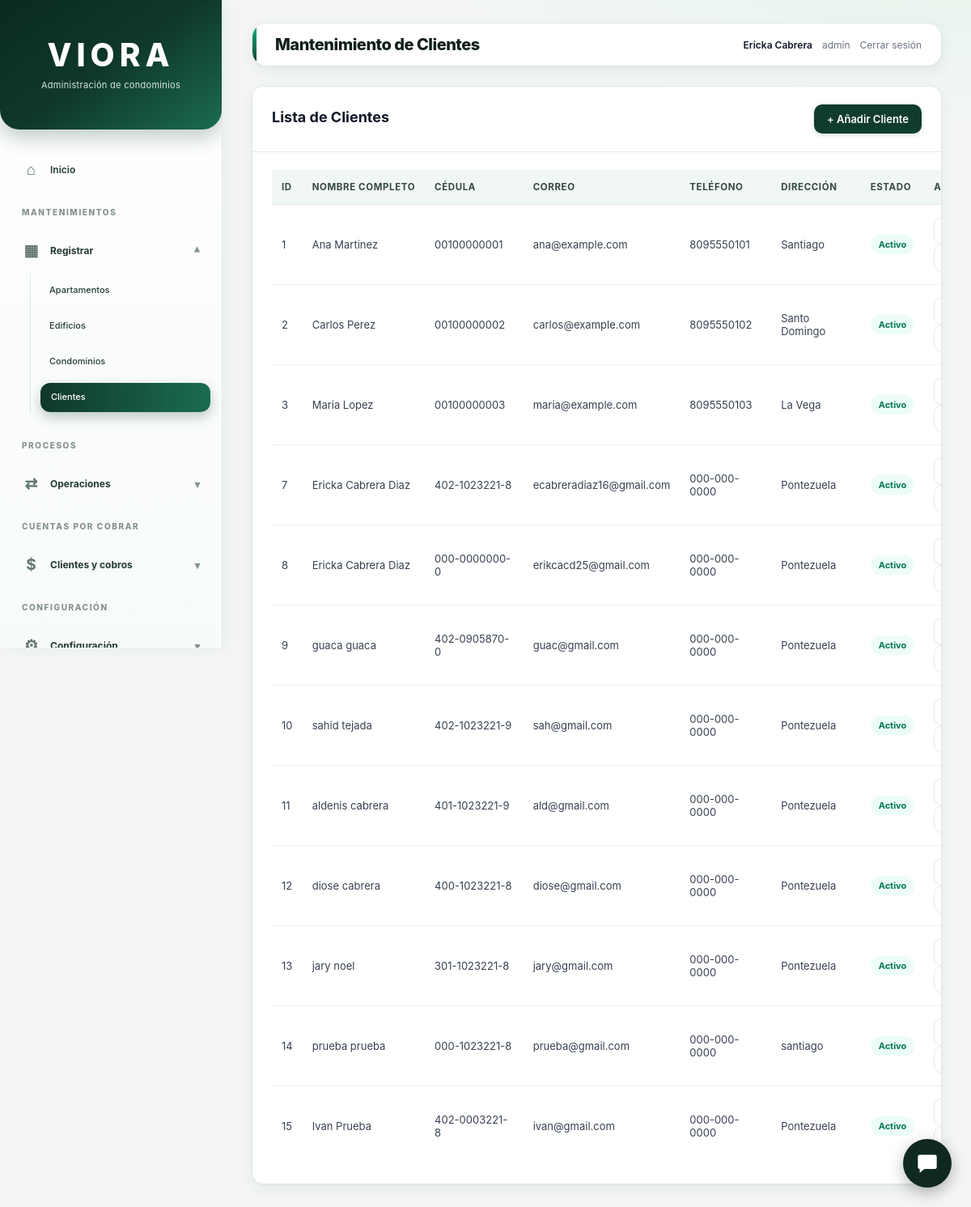
The app's page /Viora/mantenimientos/clientes.php (signed in) with its own data.
### tables this page shows
CREATE TABLE `persona` (
  `id_personas` bigint(20) NOT NULL,
  `nombres` varchar(100) NOT NULL,
  `apellidos` varchar(100) NOT NULL,
  `cedula` varchar(20) DEFAULT NULL,
  `correo` varchar(120) DEFAULT NULL,
  `telefono` varchar(40) DEFAULT NULL,
  `direccion` varchar(255) DEFAULT NULL,
  `fecha_registro` timestamp NOT NULL DEFAULT current_timestamp(),
  `activo` tinyint(1) DEFAULT 1
);

### Viora/mantenimientos/clientes.php (the view, shortened to what this page needs)
<?php
require_once '../conf/conexion.php';
$nombre = $_SESSION['nombre_usuario'] ?? 'Usuario';
$usuario = $_SESSION['usuario'] ?? '';
function esc($valor) {
    return htmlspecialchars(
        (string)($valor ?? ''),
        ENT_QUOTES,
        'UTF-8'
    );
}
$result = $conexion->query(
    'SELECT id_personas, nombres, apellidos,
            cedula, correo, telefono, direccion,
            fecha_registro, activo
     FROM persona
     ORDER BY id_personas ASC'
);
?>
<!DOCTYPE html>
<html lang="es">
<head>
    <link rel="stylesheet"
          href="../estilos/styleP.css?v=6">
</head>
<body>
<div class="diseño">
    <?php
    require_once __DIR__ . '/menu_lateral.php';
    ?>
    <main class="contenido">
        <header class="contenido__superior">
            <h1 class="titulo">
                Mantenimiento de Clientes
            </h1>
            <div class="filtros"
                 role="group"
                 aria-label="Usuario actual">
                <span class="filtro filtro--activo">
                    <?= esc($nombre) ?>
                </span>
                <span class="filtro">
                    <?= esc($usuario) ?>
                </span>
                <a href="../login/logout.php"
                   class="filtro"
                   style="text-decoration:none;">
                    Cerrar sesión
                </a>
            </div>
        </header>
        <section class="modulo">
            <div class="modulo__header">
                <h2 class="modulo__titulo">
                    Lista de Clientes
                </h2>
                <button type="button"
                        id="btnNuevo"
                        class="btn-primario">
                    + Añadir Cliente
                </button>
            </div>
            <div class="modulo__cuerpo tabla-contenedor">
                <table class="tabla">
                    <thead>
                        <tr>
                            <th>ID</th>
                            <th>Nombre completo</th>
                            <th>Cédula</th>
                            <th>Correo</th>
                            <th>Teléfono</th>
                            <th>Dirección</th>
                            <th>Estado</th>
                            <th>Acciones</th>
                        </tr>
                    </thead>
                    <tbody>
                    <?php if ($result && $result->num_rows > 0): ?>
                        <?php while ($row = $result->fetch_assoc()): ?>
                            <tr>
                                <td>
                                    <?= (int)$row['id_personas'] ?>
                                </td>
                                <td>
                                    <?= esc(
                                        $row['nombres'] . ' ' .
                                        $row['apellidos']
                                    ) ?>
                                </td>
                                <td>
                                    <?= esc($row['cedula'] ?: '—') ?>
                                </td>
                                <td>
                                    <?= esc($row['correo'] ?: '—') ?>
                                </td>
                                <td>
                                    <?= esc($row['telefono'] ?: '—') ?>
                                </td>
                                <td>
                                    <?= esc($row['direccion'] ?: '—') ?>
                                </td>
                                <td>
                                    <span class="badge <?= $row['activo'] ? 'badge--activo' : 'badge--inactivo' ?>">
                                        <?= $row['activo'] ? 'Activo' : 'Inactivo' ?>
                                    </span>
                                </td>
                                <td class="tabla__acciones">
                                    <button type="button"
                                            class="btn-icono btn-icono--editar btn-edit"
                                            data-id="<?= (int)$row['id_personas'] ?>"
                                            title="Editar cliente"
                                            aria-label="Editar cliente">
                                    </button>
                                    <button type="button"
                                            class="btn-icono btn-icono--eliminar btn-delete"
                                            data-id="<?= (int)$row['id_personas'] ?>"
                                            title="Eliminar cliente"
                                            aria-label="Eliminar cliente">
                                    </button>
                                </td>
                            </tr>
                        <?php endwhile; ?>
                    <?php endif; ?>
                    </tbody>
                </table>
            </div>
        </section>
    </main>
</div>
</body>
</html>

### Viora/estilos/styleP.css (style rules this page uses)
:root { --fondo: #f4f5f7; --panel: #ffffff; --texto: #111827; --tenue: #6b7280; --borde: #e5e7eb; --sombra: 0 4px 20px rgba(0, 0, 0, .04); --lateral-fondo: #ffffff; --lateral-texto: #374151; --lateral-hover: #f3f4f6; --lateral-activo: #0f291e; --lateral-activo-texto: #ffffff; --color-primario: #0f291e; --verde-esmeralda: #10b981; }
*, *::before, *::after { box-sizing: border-box; }
html, body { height: 100%; margin: 0; padding: 0; }
body { font-family: -apple-system, BlinkMacSystemFont, "Segoe UI", Roboto, Helvetica, Arial, sans-serif; color: var(--texto); background: var(--fondo); -webkit-font-smoothing: antialiased; }
.diseño { display: flex; min-height: 100vh; }
.contenido { flex: 1; padding: 24px 32px; overflow-y: auto; min-width: 0; }
.contenido__superior { display: flex; align-items: center; justify-content: space-between; gap: 20px; margin-bottom: 24px; background: var(--panel); padding: 14px 22px; border-radius: 16px; border: 1px solid var(--borde); box-shadow: var(--sombra); }
.contenido__superior .titulo { margin: 0; font-size: 20px; font-weight: 800; color: var(--texto); }
.filtros { display: flex; align-items: center; gap: 12px; }
.filtro { font-size: 12px; color: var(--tenue); }
.filtro--activo { font-weight: 600; color: var(--texto); }
.modulo { background: var(--panel); border: 1px solid var(--borde); border-radius: 16px; box-shadow: var(--sombra); overflow: hidden; }
.modulo__header { display: flex; justify-content: space-between; align-items: center; flex-wrap: wrap; gap: 16px; padding: 22px 24px; border-bottom: 1px solid var(--borde); }
.modulo__titulo { margin: 0 0 6px; color: var(--texto); font-size: 18px; font-weight: 700; }
.modulo__cuerpo { padding: 22px 24px; overflow-x: auto; }
.tabla { width: 100%; min-width: 900px; border-collapse: collapse; text-align: left; }
.tabla thead th { padding: 14px 12px; background: #0F382B; color: #FFFFFF; font-size: 11px; font-weight: 700; text-transform: uppercase; letter-spacing: .4px; white-space: nowrap; }
.tabla tbody td { padding: 15px 12px; border-bottom: 1px solid #edf0f2; color: #374151; font-size: 13px; vertical-align: middle; }
.tabla tbody tr:last-child td { border-bottom: none; }
.btn-icono { display: inline-flex; align-items: center; justify-content: center; width: 34px; height: 34px; padding: 0; border: 1px solid var(--borde); border-radius: 999px; background: #ffffff; cursor: pointer; font-size: 15px; }
.btn-edit { color: #0f766e; }
.btn-delete { color: #dc2626; }
.badge { display: inline-block; padding: 5px 10px; border-radius: 999px; font-size: 11px; font-weight: 700; white-space: nowrap; }
.badge--activo { background: #ecfdf5; color: #047857; }
.btn-primario { display: inline-flex; align-items: center; justify-content: center; gap: 8px; background-color: #103c2e; color: #ffffff; padding: 10px 16px; border: none; border-radius: 7px; font-family: inherit; font-size: 13px; font-weight: 600; cursor: pointer; white-space: nowrap; box-shadow: 0 2px 6px rgba(16, 60, 46, 0.15); transition: all 0.2s ease; }
:root { --viora-verde: #0F382B; --viora-verde-hover: #185743; --viora-verde-claro: #E3F4EC; --viora-texto: #233B34; --viora-gris: #84938C; --viora-borde: #E7EDE9; }
.diseño { display: flex; min-height: 100vh; width: 100%; }
.diseño > .contenido { flex: 1; min-width: 0; }
@media (max-width:1250px) { .contenido__superior { flex-wrap:wrap } }

### records on screen
persona: id_personas "1", nombres+apellidos "Ana Martinez", cedula "00100000001", correo "ana@example.com", telefono "8095550101", direccion "Santiago", activo "Activo"
persona: id_personas "2", nombres+apellidos "Carlos Perez", cedula "00100000002", correo "carlos@example.com", telefono "8095550102", direccion "Santo Domingo", activo "Activo"
persona: id_personas "3", nombres+apellidos "Maria Lopez", cedula "00100000003", correo "maria@example.com", telefono "8095550103", direccion "La Vega", activo "Activo"
persona: id_personas "7", nombres+apellidos "Ericka Cabrera Diaz", cedula "402-1023221-8", correo "ecabreradiaz16@gmail.com", telefono "000-000-0000", direccion "Pontezuela", activo "Activo"
persona: id_personas "8", nombres+apellidos "Ericka Cabrera Diaz", cedula "000-0000000-0", correo "erikcacd25@gmail.com", telefono "000-000-0000", direccion "Pontezuela", activo "Activo"
persona: id_personas "9", nombres+apellidos "guaca guaca", cedula "402-0905870-0", correo "guac@gmail.com", telefono "000-000-0000", direccion "Pontezuela", activo "Activo"
persona: id_personas "10", nombres+apellidos "sahid tejada", cedula "402-1023221-9", correo "sah@gmail.com", telefono "000-000-0000", direccion "Pontezuela", activo "Activo"
persona: id_personas "11", nombres+apellidos "aldenis cabrera", cedula "401-1023221-9", correo "ald@gmail.com", telefono "000-000-0000", direccion "Pontezuela", activo "Activo"
persona: id_personas "12", nombres+apellidos "diose cabrera", cedula "400-1023221-8", correo "diose@gmail.com", telefono "000-000-0000", direccion "Pontezuela", activo "Activo"
persona: id_personas "13", nombres+apellidos "jary noel", cedula "301-1023221-8", correo "jary@gmail.com", telefono "000-000-0000", direccion "Pontezuela", activo "Activo"
persona: id_personas "14", nombres+apellidos "prueba prueba", cedula "000-1023221-8", correo "prueba@gmail.com", telefono "000-000-0000", direccion "santiago", activo "Activo"
persona: id_personas "15", nombres+apellidos "Ivan Prueba", cedula "402-0003221-8", correo "ivan@gmail.com", telefono "000-000-0000", direccion "Pontezuela", activo "Activo"

### other values on screen
$nombre "Ericka Cabrera"
$usuario "admin"
